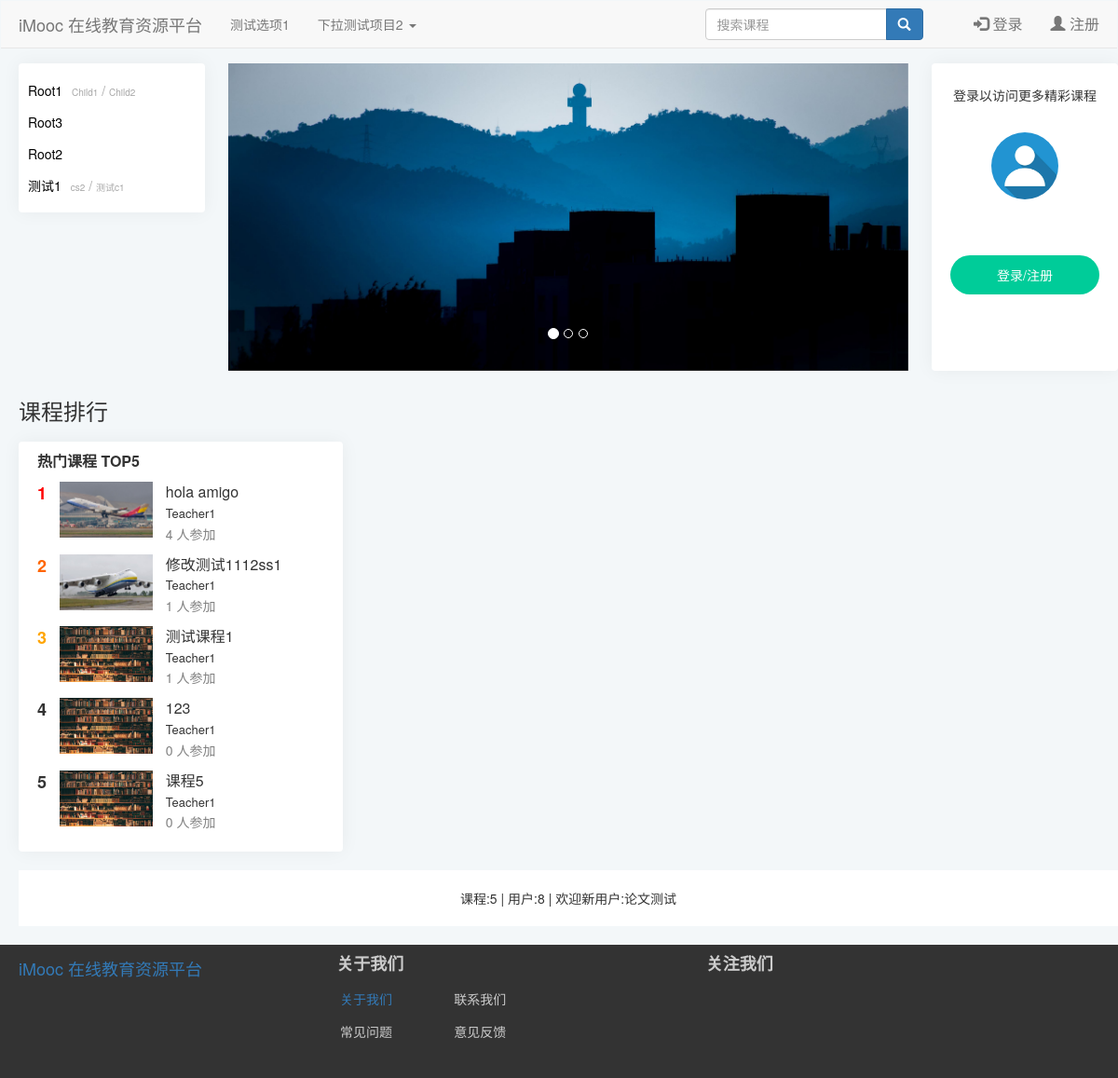
The page / on the database its author committed.
### index/models.py (models this page shows, shortened)
class CourseCategory(models.Model):
    CategoryID = models.AutoField(primary_key=True, verbose_name="分类编号")
    CategoryName = models.CharField(verbose_name="分类名", max_length=64)
    Is_Root = models.BooleanField(verbose_name="根分类", default=True, editable=False)
    DisplayOrder = models.PositiveIntegerField(verbose_name="显示顺序", default=1)
    ParentID = models.ForeignKey(
        "self",
        on_delete=models.CASCADE,
        limit_choices_to={"Is_Root": 1},
        null=True,
        blank=True,
    )
    def __str__(self) -> str:
        return self.CategoryName
    class Meta:
        ordering = ["-CategoryID"]
        verbose_name = "课程分类"
        verbose_name_plural = "课程分类"

class Course(models.Model):
    status = (
        ("1", "未开课"),
        ("2", "已开课"),
        ("3", "已结课"),
    )
    Course_Name = models.CharField(verbose_name="课程名称", max_length=64)
    Course_Teacher = models.ForeignKey(
        "Users",
        on_delete=models.CASCADE,
        limit_choices_to={"access": "teacher"},
        null=True,
        blank=True,
        related_name="teacher",
    )
    Course_Info = models.TextField(verbose_name="课程说明", default="暂未设置")
    Course_Goal = models.TextField(verbose_name="课程目标", default="暂未设置")
    Grade_Requirements = models.TextField(verbose_name="成绩要求", default="暂未设置")
    Reference = models.TextField(verbose_name="参考资料", default="暂未设置")
    QA = models.TextField(verbose_name="常见问题", null=True, blank=True, default="暂未设置")
    Course_Img = models.ImageField(
        verbose_name="课程图片",
        null=True,
        upload_to="Course_Img",
        blank=True,
        default="material/defaultCourseImage.jpg",
    )
    Stu_Count = models.PositiveIntegerField(verbose_name="选课人数", default=0)
    Course_Chapter = models.TextField(
        verbose_name="课程章节",
        null=True,
        blank=True,
        default='[{"title":"New Node","key":"1"}]',
    )
    Course_Category = models.ForeignKey(
        "CourseCategory",
        verbose_name="课程分类",
        on_delete=models.CASCADE,
        limit_choices_to={"Is_Root": 0},
        null=True,
        blank=True,
    )
    View_Count = models.PositiveIntegerField(verbose_name="访问人数", default=0)
    Status = models.CharField(
        verbose_name="课程状态", max_length=16, choices=status, default="1"
    )
    Starting_Time = models.DateTimeField(verbose_name="开课时间", auto_now_add=True)
    Ending_Time = models.DateTimeField(verbose_name="结课时间", null=True, blank=True)
    class Meta:
        ordering = ["-Starting_Time"]
        verbose_name = "课程"
        verbose_name_plural = "课程"

class Users(models.Model):
    gender = (
        ("male", "男"),
        ("female", "女"),
        ("default", "保密"),
    )
    access = (
        ("banned", "封禁用户"),
        ("guest", "访客"),
        ("student", "学生"),
        ("teacher", "教师"),
    )
    profile_picture = models.ImageField(
        verbose_name="头像",
        null=True,
        upload_to="avatar",
        blank=True,
        default="avatar/default-profile-picture.jpg",
    )
    name = models.CharField(
        verbose_name="*用户名", max_length=128, unique=True, null=False
    )  # 昵称
    real_name = models.CharField(
        verbose_name="真实姓名", max_length=64, null=True, blank=True
    )  # 真实姓名
    password = models.CharField(
        verbose_name="*密码", max_length=256, editable=False
    )  # 密码
    email = models.EmailField(verbose_name="*电子邮箱", unique=True)  # 邮箱
    phone_number = models.CharField(
        verbose_name="手机号码", max_length=32, unique=True, null=True, blank=True
    )  # 手机号码
    access = models.CharField(
        verbose_name="*权限等级", max_length=16, choices=access, default="guest"
    )  # 权限级别
    selected_courses = models.ManyToManyField(
        "Course", related_name="students", null=True, blank=True
    )  # 已选课程
    sex = models.CharField(
        verbose_name="*性别", max_length=32, choices=gender, default="default"
    )  # 性别
    create_time = models.DateTimeField(verbose_name="账号创建时间", auto_now_add=True)  # 创建时间
    is_deleted = models.BooleanField(
        verbose_name="删除标记", default=False, editable=False
    )  # 删除标记
    def __str__(self) -> str:
        return self.name
    class Meta:
        ordering = ["-create_time"]
        verbose_name = "用户"
        verbose_name_plural = "用户"

### index/views.py (the view)
# urls.py: path('',include('index.urls')),
def index(request):
    rootlist, dict = VF.Get_Category()
    (
        userCount,
        newestUser,
        courseCount,
    ) = VF.Get_Website_Info().values()  # locals()以字典形式返回所有局部变量，要用values()取出值，否则获取的为key
    recommendCourses = VF.Get_Recommend_Courses()
    return render(request, "index/indexpage.html", locals())

### index/functions/viewFunction.py (called while the page is built)
def Get_Category():  # 获取分类信息
    root = models.CourseCategory.objects.filter(Is_Root=True).order_by("DisplayOrder")
    rootlist = []
    dict = {}
    for i in range(root.count()):
        Child = models.CourseCategory.objects.filter(
            ParentID=root[i].CategoryID
        ).order_by("DisplayOrder")
        ChildCategory = []
        for j in range(Child.count()):
            ChildCategory.append(Child[j])
        rootlist.append(root[i])
        dict[root[i]] = ChildCategory
    return rootlist, dict

def Get_Website_Info():  # 获取网站统计数据
    userCount = models.Users.objects.all().count()
    newestUser = models.Users.objects.latest("create_time")
    courseCount = models.Course.objects.all().count()
    return locals()  # locals()以字典形式返回所有局部变量

def Get_Recommend_Courses():  # 获取课程排行信息
    recommendCourses = models.Course.objects.all().order_by("-Stu_Count")[:5]
    return recommendCourses

### index/templates/index/indexpage.html (shortened to what this page needs)
{% extends 'index/index.html' %}
{% load static %}
{% load threadedcomments_tags %}
    {% block extrastatic %}
    <link rel="stylesheet" type="text/css" href="{% static 'index/css/indexpage.css' %}">
    {% endblock %}
    {% block content %}
    <div class="container">
        <div class="category">
            <div id="category-container">
                {% for root,ChildCategory in dict.items %}
                <div class="content">
                    <a class="header ParentCategory" href="{% url 'index:category' root.CategoryID %}">{{root}}</a>
                    {% for child in ChildCategory %}
                    <a class="item ChildCategory" href="{% url 'index:category' root.CategoryID %}" id="{{child.CategoryID}}">{{child}}</a>
                    {% if not forloop.last %}
                    <p>/</p>
                    {% endif %}
                    {% endfor %}
                </div>
                {% endfor %}
            </div>
        </div>
        <div id="indexCarousel" class="carousel slide" data-ride="carousel">
            <ol class="carousel-indicators">
                <li data-target="#indexCarousel" data-slide-to="0" class="active"></li>
                <li data-target="#indexCarousel" data-slide-to="1"></li>
                <li data-target="#indexCarousel" data-slide-to="2"></li>
            </ol>
            <div class="carousel-inner">
                <div class="item active">
                    <img src="/media/material/AMD04661.jpg" alt="First slide">
                </div>
            </div>
        </div>
        <div class="userInfo">
            <div id="userInfo-container">
                {% if request.session.is_login == True %}
                <div class="avatar">
                    <img class="img-circle img-responsive" src="{{ request.session.avatar }}" width="72" height="72"
                        id="userInfo-avatar" alt="头像">
                </div>
                <div class="username">
                    <p>{{ request.session.user_name }}</p>
                </div>
                {% else %}
                <div class="info1">
                    <p>登录以访问更多精彩课程</p>
                </div>
                <div class="avatar">
                    <img class="img-circle img-responsive" src="/media/avatar/default-profile-picture.jpg" width="72"
                        height="72" id="userInfo-avatar" alt="头像">
                </div>
                <div class="loginRegister">
                    <p>登录/注册</p>
                </div>
                {% endif %}
            </div>
        </div>
    </div>
    <div class="CourseRank Container">
        <div class="CourseRankHeader">
            <h3>
                课程排行
            </h3>
        </div>
        <div class="Most-Popular Container">
            <span class="MPHeader">热门课程 TOP5</span>
            {% for course in recommendCourses %}
            <div class="MPContent">
                <span class="Rank{{forloop.counter}} RankNumber">{{forloop.counter}}</span>
                <div class="CourseCover">
                    <img src="{{course.Course_Img.url}}" height="60px" class="courseImage">
                </div>
                <div class="RankCourseInfo">
                    <p class="courseName">{{course.Course_Name}}</p>
                    <p class="Teacher">{{course.Course_Teacher}}</p>
                    <p class="stuCount">{{course.Stu_Count}} 人参加</p>
                </div>
            </div>
            {% endfor %}
        </div>
    </div>
    <div class="websiteInfo">
        <p>课程:{{courseCount}} | 用户:{{userCount}} | 欢迎新用户:{{newestUser}}</p>
    </div>
    {% endblock %}

### index/static/index/css/index.css (style rules this page uses)
body { background-color: #f3f7f9; }

### index/static/index/css/indexpage.css (style rules this page uses)
.container { margin-top:-25px; margin-bottom:30px; margin-left:-15px; min-width:1190px; }
#indexCarousel { position: abs; float: right; right:205px; width: 730px; height: 330px; }
.carousel-inner .item img { width:730px; height: 330px; max-height:330px; }
.category { position: relative; float: left; width: auto; background-color: white; border-radius: 4px; box-shadow: 0 0 20px 0 rgb(12 1 4 / 5%); }
.category .header { margin-right:6px; font-size: 14px; color: black; }
.category .item { font-size: 10px; color: #a7a7a7; }
.category p { color: #a7a7a7; }
.category .content { width: 200px; height: 34px; line-height: 34px; padding: 0px 10px; white-space:nowrap; text-overflow:ellipsis; overflow:hidden; }
.category p { display:initial; }
#category-container { margin:12px 0; }
#userInfo-container { display:flex; flex-flow:column nowrap; align-items:center; position: relative; float: right; width: 200px; height:330px; left:750px; background-color: white; border-radius: 4px; box-shadow: 0 0 20px 0 rgb(12 1 4 / 5%); }
.avatar { position:relative; top:20px; text-align:center }
.info1 { position: relative; text-align: center; margin-top:24px; }
.loginRegister { position: relative; padding: 6px 50px; top:80px; text-align: center; background-color: rgb(0,204,153); cursor: pointer; border-radius:50px; }
.loginRegister p { position:relative; top:5px; color:#fff; }
.websiteInfo { display:flex; flex-flow:column nowrap; background-color: #fff; align-items:center; width:1180px; height:60px; }
.websiteInfo p { position:relative; top:20px; }
.Most-Popular { background-color:white; width:30%; margin:20px 0; padding:10px; border-radius: 4px; box-shadow: 0 0 20px 0 rgb(12 1 4 / 5%); }
.MPHeader { font-size:medium; font-weight:600; margin:10px; }
.MPContent { margin:10px; cursor: pointer; overflow:hidden; }
.CourseCover { width: 100px; display: inline-block; height: 60px; margin: 0px; overflow: hidden; }
.CourseCover img { width: 100%; }
.RankNumber { font-size:large; font-weight:700; vertical-align:top; margin-right:10px; }
.Rank1 { color:red; }
.Rank2 { color:rgb(255,101,0); }
.Rank3 { color:orange; }
.RankCourseInfo { display:inline-grid; position:relative; vertical-align:top; margin-left:10px; }
.RankCourseInfo p { margin-bottom:2px; }
.courseName { font-size:medium; }
.Teacher { font-size:small; }
.stuCount { color:gray; }

### rows shown on the page
CourseCategory: CategoryName "Root1"
CourseCategory: CategoryName "Child1"
CourseCategory: CategoryName "Child2"
CourseCategory: CategoryName "Root3"
CourseCategory: CategoryName "Root2"
CourseCategory: CategoryName "测试1"
CourseCategory: CategoryName "cs2"
CourseCategory: CategoryName "测试c1"
Course: Course_Img (picture), Course_Name "hola amigo", Course_Teacher "Teacher1", Stu_Count "4"
Course: Course_Img (picture), Course_Name "修改测试1112ss1", Course_Teacher "Teacher1", Stu_Count "1"
Course: Course_Img (placeholder picture), Course_Name "测试课程1", Course_Teacher "Teacher1", Stu_Count "1"
Course: Course_Img (placeholder picture), Course_Name "123", Course_Teacher "Teacher1", Stu_Count "0"
Course: Course_Img (placeholder picture), Course_Name "课程5", Course_Teacher "Teacher1", Stu_Count "0"
Users: name "论文测试"

### other values the page prints
{{ courseCount }} "5"
{{ userCount }} "8"
